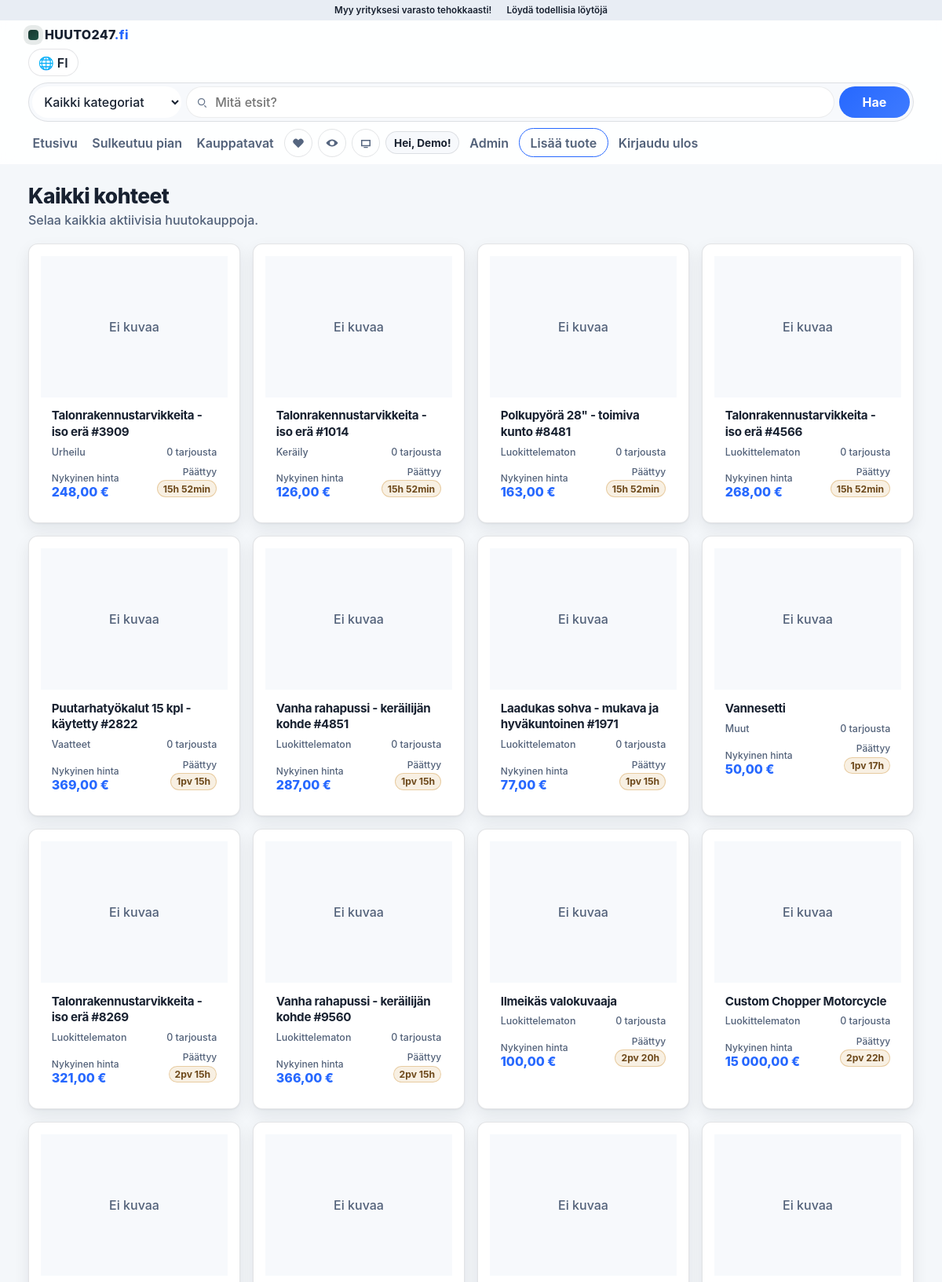
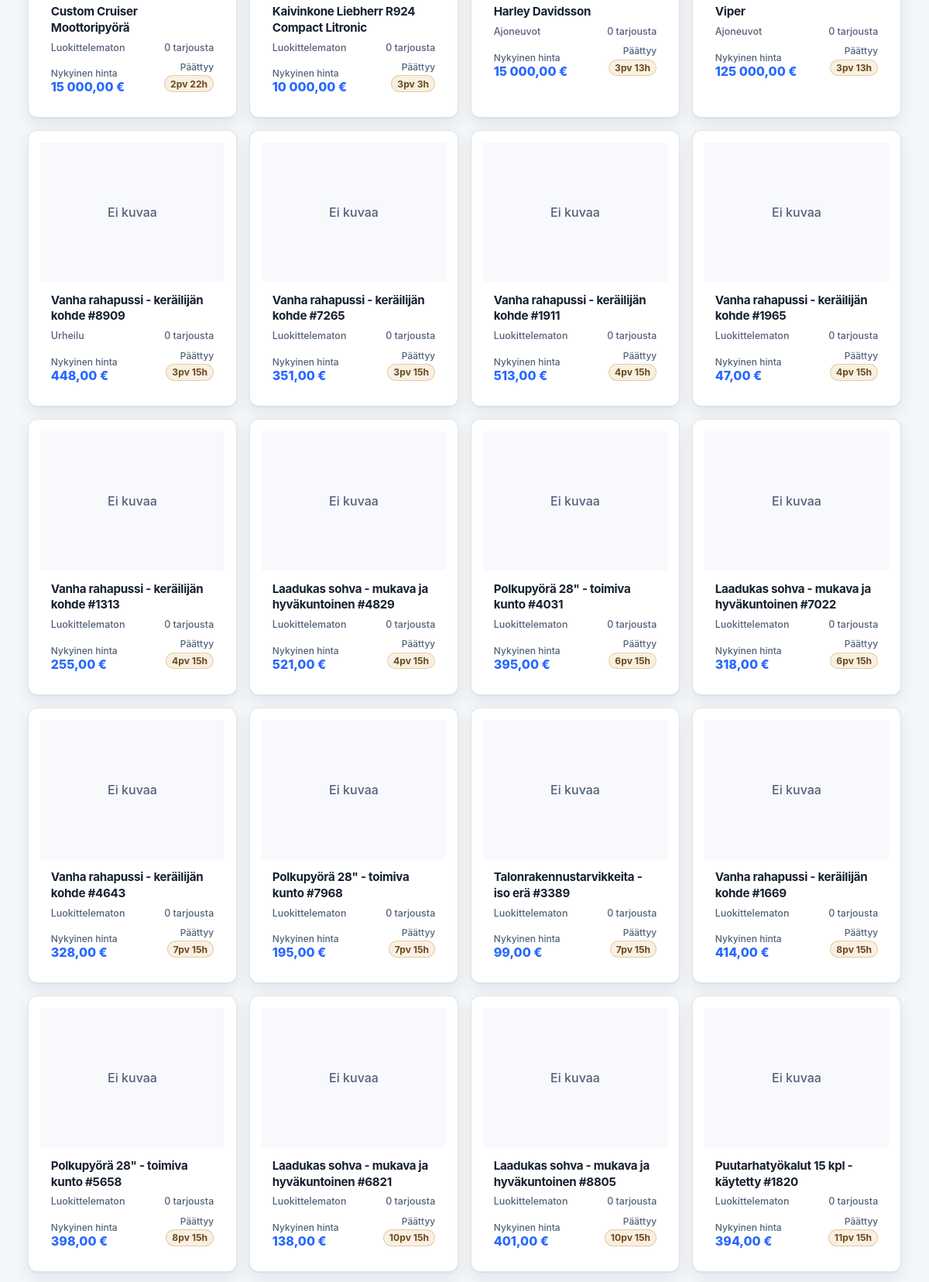
The app's page /category.php (signed in, upper part) with its own data (2 pictures, top to bottom).
### tables this page shows
CREATE TABLE IF NOT EXISTS users (
    id INT AUTO_INCREMENT PRIMARY KEY,
    username VARCHAR(50) UNIQUE NOT NULL,
    email VARCHAR(100) UNIQUE NOT NULL,
    password_hash VARCHAR(255) NOT NULL,
    full_name VARCHAR(100),
    phone VARCHAR(20),
    created_at TIMESTAMP DEFAULT CURRENT_TIMESTAMP,
    updated_at TIMESTAMP DEFAULT CURRENT_TIMESTAMP ON UPDATE CURRENT_TIMESTAMP,
    INDEX idx_email (email),
    INDEX idx_username (username)
);

CREATE TABLE IF NOT EXISTS auctions (
    id INT AUTO_INCREMENT PRIMARY KEY,
    user_id INT NOT NULL,
    category_id INT NOT NULL,
    title VARCHAR(200) NOT NULL,
    description TEXT,
    starting_price DECIMAL(10,2) NOT NULL DEFAULT 0.00,
    current_price DECIMAL(10,2) NOT NULL DEFAULT 0.00,
    reserve_price DECIMAL(10,2) DEFAULT NULL,
    buy_now_price DECIMAL(10,2) DEFAULT NULL,
    bid_increment DECIMAL(10,2) NOT NULL DEFAULT 1.00,
    start_time TIMESTAMP DEFAULT CURRENT_TIMESTAMP,
    end_time TIMESTAMP NOT NULL,
    status ENUM('draft', 'active', 'ended', 'cancelled') DEFAULT 'draft',
    views INT DEFAULT 0,
    location VARCHAR(200),
    condition_description VARCHAR(50),
    ai_details TEXT DEFAULT NULL,
    created_at TIMESTAMP DEFAULT CURRENT_TIMESTAMP,
    updated_at TIMESTAMP DEFAULT CURRENT_TIMESTAMP ON UPDATE CURRENT_TIMESTAMP,
    FOREIGN KEY (user_id) REFERENCES users(id) ON DELETE CASCADE,
    FOREIGN KEY (category_id) REFERENCES categories(id) ON DELETE RESTRICT,
    INDEX idx_status (status),
    INDEX idx_end_time (end_time),
    INDEX idx_category (category_id),
    INDEX idx_user (user_id)
);

### category.php (the view, shortened to what the rows shown need)
<?php
require_once __DIR__ . '/bootstrap.php';
$auctionModel = new Auction();
$categorySlug = isset($_GET['slug']) ? $_GET['slug'] : null;
$tab = trim((string)($_GET['tab'] ?? ''));
$favoritesMode = strcasecmp($tab, 'favorites') === 0;
$favoriteViewRequiresLogin = false;
$favoriteViewMessage = '';
if ($favoritesMode) {
    $pageTitle = 'Suosikit - ' . SITE_NAME;
    $category = null;
    $auctions = [];
    if (!is_logged_in()) {
        $favoriteViewRequiresLogin = true;
        $favoriteViewMessage = 'Kirjaudu sisään nähdäksesi omat suosikkikohteesi.';
    } else {
        try {
            $db = Database::getInstance()->getConnection();
            $db->exec("CREATE TABLE IF NOT EXISTS user_favourites (
                id INT AUTO_INCREMENT PRIMARY KEY,
                user_id INT NOT NULL,
                auction_id INT NOT NULL,
                created_at TIMESTAMP DEFAULT CURRENT_TIMESTAMP,
                UNIQUE KEY uq_user_auction (user_id, auction_id),
                INDEX idx_user (user_id),
                INDEX idx_auction (auction_id)
            ) ENGINE=InnoDB DEFAULT CHARSET=utf8mb4 COLLATE=utf8mb4_unicode_ci");
            $stmt = $db->prepare("SELECT a.*,
                                         COALESCE(c.name, 'Luokittelematon') as category_name,
                                         (SELECT image_path
                                          FROM auction_images
                                          WHERE auction_id = a.id
                                          ORDER BY is_primary DESC, sort_order ASC, id ASC
                                          LIMIT 1) as primary_image,
                                         (SELECT COUNT(*) FROM bids WHERE auction_id = a.id) as bid_count
                                  FROM user_favourites uf
                                  JOIN auctions a ON a.id = uf.auction_id
                                  LEFT JOIN categories c ON c.id = a.category_id
                                  WHERE uf.user_id = :user_id
                                    AND a.status = 'active'
                                    AND a.end_time > NOW()
                                  ORDER BY uf.created_at DESC");
            $stmt->execute([':user_id' => (int)current_user_id()]);
            $auctions = $stmt->fetchAll(PDO::FETCH_ASSOC) ?: [];
            if (empty($auctions)) {
                $favoriteViewMessage = 'Et ole lisännyt vielä suosikkikohteita.';
            }
        } catch (Throwable $exception) {
            $auctions = [];
            $favoriteViewMessage = 'Suosikkien lataus epäonnistui. Yritä hetken kuluttua uudelleen.';
        }
    }
} else {
    $category = null;
    $auctions = $auctionModel->getActiveAuctions(50);
}
include SRC_PATH . '/views/header.php';
$categoryListingImagePath = static function (?string $path): ?string {
    if ($path === null) {
        return null;
    }
    $trimmed = trim($path);
    if ($trimmed === '') {
        return null;
    }
    if (preg_match('#_wm\.(jpg|jpeg|png|webp|gif)$#i', $trimmed)) {
        return preg_replace('#_wm\.(jpg|jpeg|png|webp|gif)$#i', '_min.$1', $trimmed);
    }
    return $trimmed;
};
?>
<section class="category-hero">
    <?php if ($favoritesMode): ?>
        <h1>❤️ Suosikit</h1>
        <p>Kirjautuneen käyttäjän suosikkilistaukset.</p>
    <?php elseif ($category): ?>
        <h1><?php echo htmlspecialchars((string)($category['icon'] ?? '📦')); ?> <?php echo htmlspecialchars($category['name']); ?></h1>
        <p><?php echo htmlspecialchars((string)($category['description'] ?? '')); ?></p>
    <?php else: ?>
        <h1>Kaikki kohteet</h1>
    <?php endif; ?>
</section>
<?php if (empty($auctions)): ?>
    <section class="category-empty">
        <div style="font-size:2rem; margin-bottom:.4rem;">📦</div>
        <strong><?php echo $favoritesMode ? 'Ei suosikkeja' : 'Ei kohteita'; ?></strong>
        <p style="margin:.5rem 0 0;">
            <?php if ($favoritesMode): ?>
                <?php echo htmlspecialchars($favoriteViewMessage !== '' ? $favoriteViewMessage : 'Lisää kohteita suosikkeihin etusivulta tai kohdesivulta.'); ?>
            <?php else: ?>
                Tässä kategoriassa ei ole tällä hetkellä aktiivisia huutokauppoja.
            <?php endif; ?>
        </p>
        <?php if ($favoriteViewRequiresLogin): ?>
            <p style="margin:.65rem 0 0;"><a href="/auth/login.php" class="btn-primary" style="text-decoration:none;">Kirjaudu sisään</a></p>
        <?php endif; ?>
    </section>
<?php else: ?>
    <section class="category-grid">
        <?php foreach ($auctions as $auction): ?>
            <?php
                $imagePath = trim((string)($categoryListingImagePath((string)($auction['primary_image'] ?? '')) ?? ''));
                $endTimeIso = date('c', strtotime((string)$auction['end_time']));
            ?>
            <a href="/auction.php?id=<?php echo (int)$auction['id']; ?>" class="category-card" aria-label="<?php echo htmlspecialchars($auction['title']); ?>">
                <?php if ($imagePath !== ''): ?>
                    <img src="<?php echo htmlspecialchars($imagePath, ENT_QUOTES, 'UTF-8'); ?>" alt="<?php echo htmlspecialchars($auction['title']); ?>" class="category-media" />
                <?php else: ?>
                    <div class="category-media" style="display:grid; place-items:center; color:var(--text-700);">Ei kuvaa</div>
                <?php endif; ?>
                <div class="category-content">
                    <h2 class="category-title"><?php echo htmlspecialchars($auction['title']); ?></h2>
                    <div class="category-meta">
                        <span><?php echo htmlspecialchars((string)($auction['category_name'] ?? 'Muut')); ?></span>
                        <span><?php echo (int)($auction['bid_count'] ?? 0); ?> tarjousta</span>
                    </div>
                    <div class="category-row">
                        <div>
                            <div class="category-price-label">Nykyinen hinta</div>
                            <div class="category-price"><?php echo number_format((float)$auction['current_price'], 2, ',', ' '); ?> €</div>
                        </div>
                        <div style="text-align:right;">
                            <div class="category-price-label">Päättyy</div>
                            <div class="countdown" data-endtime="<?php echo htmlspecialchars($endTimeIso, ENT_QUOTES, 'UTF-8'); ?>"></div>
                        </div>
                    </div>
                </div>
            </a>
        <?php endforeach; ?>
    </section>
<?php endif; ?>
<?php include SRC_PATH . '/views/footer.php'; ?>

### src/views/header.php (shortened to what the rows shown need)
<?php
$headerUserGreeting = '';
if (function_exists('is_logged_in') && is_logged_in() && function_exists('current_user')) {
    $headerCurrentUser = current_user();
    $headerRawName = trim((string)($headerCurrentUser['full_name'] ?? $headerCurrentUser['username'] ?? 'Käyttäjä'));
    if ($headerRawName !== '') {
        $headerUserGreeting = explode(' ', $headerRawName)[0];
    }
}
?>
<!DOCTYPE html>
<html lang="fi">
<head>
        <link rel="stylesheet" href="/styles.css">
</head>
<body>
        <header class="site-header" id="siteHeader">
            <div class="header-row container">
                <nav class="header-links" aria-label="Pikalinkit">
                    <a href="/index.php" class="desktop-only">Etusivu</a>
                    <a href="/category.php?closing_soon=1">Sulkeutuu pian</a>
                    <a href="/info.php?page=kayttajien-valinen-huutokauppa" class="desktop-only">Kauppatavat</a>
                    <a class="icon-pill" href="/category.php?tab=favorites" aria-label="Suosikit">
                        <svg viewBox="0 0 24 24" aria-hidden="true"><path d="M12 20.2 4.65 12.9a4.6 4.6 0 1 1 6.5-6.5L12 7.25l.85-.85a4.6 4.6 0 1 1 6.5 6.5L12 20.2Z"/></svg>
                    </a>
                    <a class="icon-pill" href="/category.php?tab=watching" aria-label="Seuranta">
                        <svg viewBox="0 0 24 24" aria-hidden="true"><path d="M2 12s3.6-6 10-6 10 6 10 6-3.6 6-10 6S2 12 2 12Zm10 3.8a3.8 3.8 0 1 0 0-7.6 3.8 3.8 0 0 0 0 7.6Z"/></svg>
                    </a>
                    <a class="icon-pill" href="/category.php?tab=my-bids" aria-label="Omat huudot">
                        <svg viewBox="0 0 24 24" aria-hidden="true"><path d="M4 6.5h16v11H4v-11Zm2 2v7h12v-7H6Zm2.5 10h7v1.8h-7V18.5Z"/></svg>
                    </a>
                    <?php if (function_exists('is_logged_in') && is_logged_in()): ?>
                        <span class="user-greeting">Hei, <?php echo htmlspecialchars($headerUserGreeting !== '' ? $headerUserGreeting : 'Käyttäjä', ENT_QUOTES, 'UTF-8'); ?>!</span>
                        <a href="/admin.php" class="desktop-only">Admin</a>
                        <a href="/add_product.php" class="register-pill">Lisää tuote</a>
                        <a href="/auth/logout.php" class="desktop-only">Kirjaudu ulos</a>
                    <?php else: ?>
                        <a href="/auth/login.php">Kirjaudu sisään</a>
                        <a href="/auth/register.php" class="register-pill">Rekisteröidy</a>
                    <?php endif; ?>
                </nav>
            </div>
        </header>
        <main class="container" style="padding-top:1.5rem; padding-bottom:2rem;">

### records on screen
users: full_name "Demo"
auctions: title "Talonrakennustarvikkeita - iso erä #3909", category_name "Urheilu", bid_count "0", current_price "248,00"
auctions: title "Talonrakennustarvikkeita - iso erä #1014", category_name "Keräily", bid_count "0", current_price "126,00"
auctions: title "Polkupyörä 28\" - toimiva kunto #8481", category_name "Luokittelematon", bid_count "0", current_price "163,00"
auctions: title "Talonrakennustarvikkeita - iso erä #4566", category_name "Luokittelematon", bid_count "0", current_price "268,00"
auctions: title "Puutarhatyökalut 15 kpl - käytetty #2822", category_name "Vaatteet", bid_count "0", current_price "369,00"
auctions: title "Vanha rahapussi - keräilijän kohde #4851", category_name "Luokittelematon", bid_count "0", current_price "287,00"
auctions: title "Laadukas sohva - mukava ja hyväkuntoinen #1971", category_name "Luokittelematon", bid_count "0", current_price "77,00"
auctions: title "Vannesetti", category_name "Muut", bid_count "0", current_price "50,00"
auctions: title "Talonrakennustarvikkeita - iso erä #8269", category_name "Luokittelematon", bid_count "0", current_price "321,00"
auctions: title "Vanha rahapussi - keräilijän kohde #9560", category_name "Luokittelematon", bid_count "0", current_price "366,00"
auctions: title "Ilmeikäs valokuvaaja", category_name "Luokittelematon", bid_count "0", current_price "100,00"
auctions: title "Custom Chopper Motorcycle", category_name "Luokittelematon", bid_count "0", current_price "15 000,00"
auctions: title "Custom Cruiser Moottoripyörä", category_name "Luokittelematon", bid_count "0", current_price "15 000,00"
auctions: title "Kaivinkone Liebherr R924 Compact Litronic", category_name "Luokittelematon", bid_count "0", current_price "10 000,00"
auctions: title "Harley Davidsson", category_name "Ajoneuvot", bid_count "0", current_price "15 000,00"
auctions: title "Viper", category_name "Ajoneuvot", bid_count "0", current_price "125 000,00"
auctions: title "Vanha rahapussi - keräilijän kohde #8909", category_name "Urheilu", bid_count "0", current_price "448,00"
auctions: title "Vanha rahapussi - keräilijän kohde #7265", category_name "Luokittelematon", bid_count "0", current_price "351,00"
auctions: title "Vanha rahapussi - keräilijän kohde #1911", category_name "Luokittelematon", bid_count "0", current_price "513,00"
auctions: title "Vanha rahapussi - keräilijän kohde #1965", category_name "Luokittelematon", bid_count "0", current_price "47,00"
auctions: title "Vanha rahapussi - keräilijän kohde #1313", category_name "Luokittelematon", bid_count "0", current_price "255,00"
auctions: title "Laadukas sohva - mukava ja hyväkuntoinen #4829", category_name "Luokittelematon", bid_count "0", current_price "521,00"
auctions: title "Polkupyörä 28\" - toimiva kunto #4031", category_name "Luokittelematon", bid_count "0", current_price "395,00"
auctions: title "Laadukas sohva - mukava ja hyväkuntoinen #7022", category_name "Luokittelematon", bid_count "0", current_price "318,00"
auctions: title "Vanha rahapussi - keräilijän kohde #4643", category_name "Luokittelematon", bid_count "0", current_price "328,00"
auctions: title "Polkupyörä 28\" - toimiva kunto #7968", category_name "Luokittelematon", bid_count "0", current_price "195,00"
auctions: title "Talonrakennustarvikkeita - iso erä #3389", category_name "Luokittelematon", bid_count "0", current_price "99,00"
auctions: title "Vanha rahapussi - keräilijän kohde #1669", category_name "Luokittelematon", bid_count "0", current_price "414,00"
auctions: title "Polkupyörä 28\" - toimiva kunto #5658", category_name "Luokittelematon", bid_count "0", current_price "398,00"
auctions: title "Laadukas sohva - mukava ja hyväkuntoinen #6821", category_name "Luokittelematon", bid_count "0", current_price "138,00"
auctions: title "Laadukas sohva - mukava ja hyväkuntoinen #8805", category_name "Luokittelematon", bid_count "0", current_price "401,00"
auctions: title "Puutarhatyökalut 15 kpl - käytetty #1820", category_name "Luokittelematon", bid_count "0", current_price "394,00"
